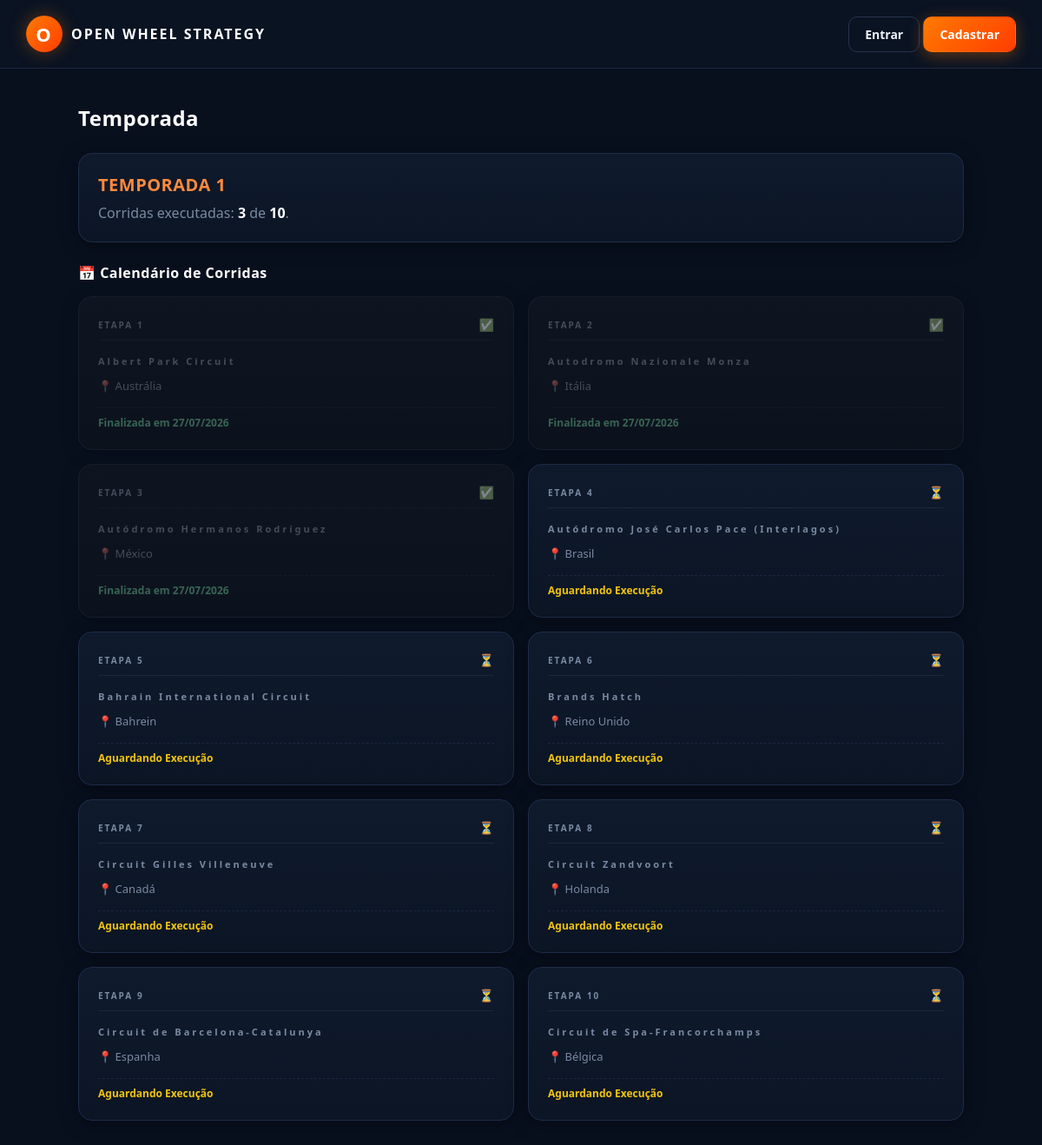
Before: /temporada with the older database file.
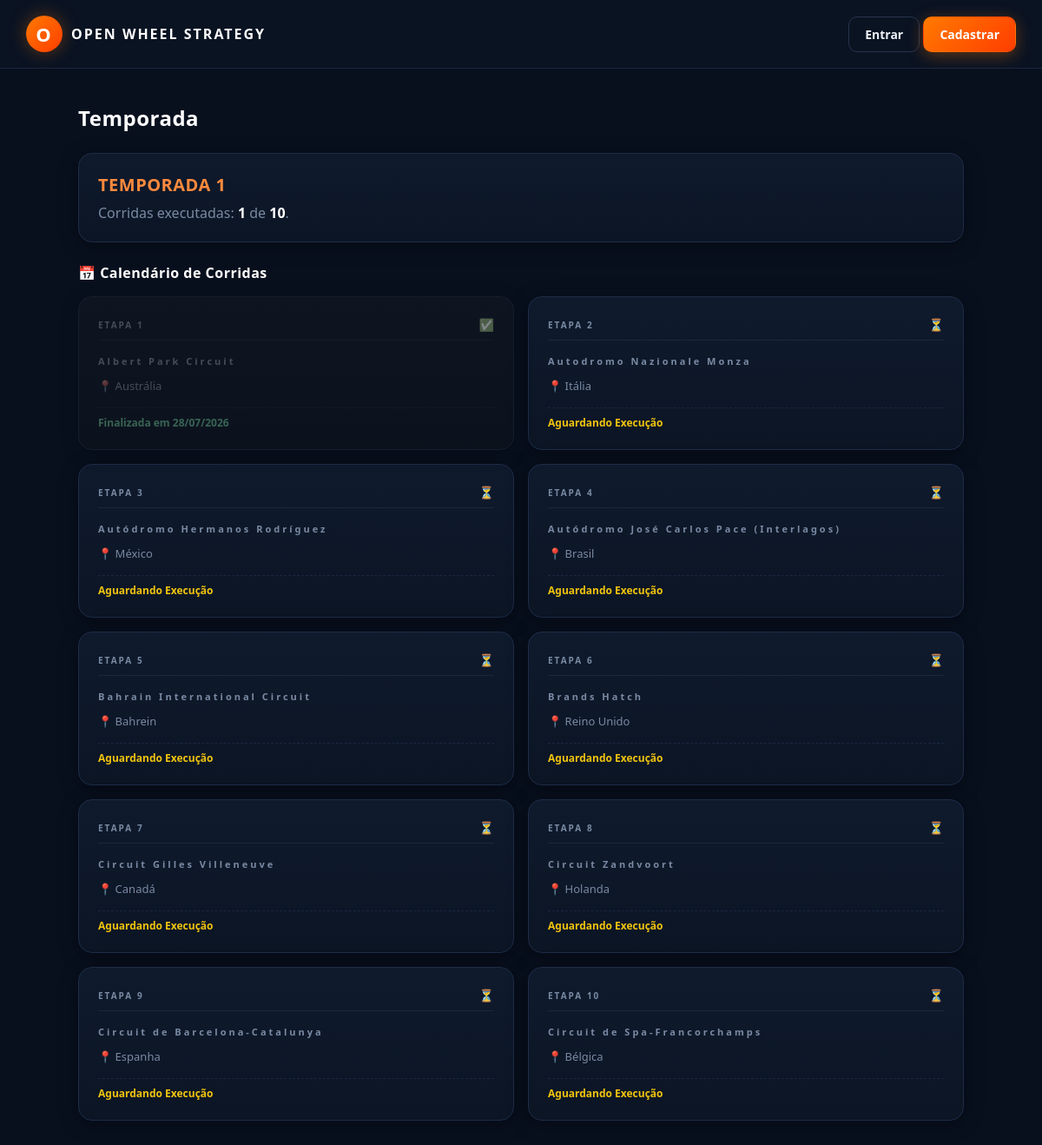
After: the same page with the newer database file.
### models_temporada.py (models this page shows, shortened)
class CorridaAgendada(db.Model):
    __tablename__ = "corridas_agendadas"
    id = db.Column(db.Integer, primary_key=True)
    temporada_id = db.Column(db.Integer, db.ForeignKey("temporadas.id"), nullable=False)
    pista_real_id = db.Column(db.Integer, nullable=False)
    pista_nome = db.Column(db.String(120))
    ordem = db.Column(db.Integer, nullable=False)
    executada = db.Column(db.Boolean, default=False, nullable=False)
    data_execucao = db.Column(db.DateTime)
    resultado_json = db.Column(db.Text, default="[]")
    def resultados(self):
        try:
            return json.loads(self.resultado_json or "[]")
        except (json.JSONDecodeError, TypeError):
            return []

### rotas/temporada.py (the view)
    @app.route("/temporada")
    def temporada_view():
        temporada = Temporada.ativa_atual()
        if not temporada:
            return render_template("temporada.html", temporada=None, ranking=[], pistas_por_id={})
        ranking = ranking_temporada(temporada)
        pistas_por_id = {p["id"]: p for p in listar_pistas_reais()}
        return render_template("temporada.html", temporada=temporada, ranking=ranking, pistas_por_id=pistas_por_id)

### app.py (called while the page is built)
def _registrar_contexto(app):
    @app.context_processor
    def injetar_globais():
        usuario_id = session.get("usuario_id")
        usuario = Usuario.query.get(usuario_id) if usuario_id else None
        return {
            "usuario_logado": usuario,
            "categorias_fornecedor": FORNECEDORES_CONFIG,
            "temporada_ativa": Temporada.ativa_atual(),
        }

### models_temporada.py (called while the page is built)
    @classmethod
    def ativa_atual(cls):
        try:
            return cls.query.filter_by(ativa=True).first()
        except (OperationalError, ProgrammingError, NoSuchTableError):
            return None

    def total_corridas(self):
        return len(self.corridas_agendadas)

    def corridas_executadas(self):
        return sum(1 for c in self.corridas_agendadas if c.executada)

### pistas_reais_db.py (called while the page is built)
def obter_conexao():
    conexao = sqlite3.connect(CAMINHO_BANCO)
    conexao.row_factory = sqlite3.Row
    return conexao

def listar_pistas_reais():
    conexao = obter_conexao()
    linhas = conexao.execute("SELECT * FROM pistas_reais ORDER BY nome").fetchall()
    conexao.close()
    return [dict(linha) for linha in linhas]

### templates/temporada.html
{% extends "base.html" %}
{% block css_extra %}
<link rel="stylesheet" href="{{ url_for('static', filename='css/telas/temporada.css') }}">
{% endblock %}
{% block content %}
<h1 class="temp-title">Temporada</h1>
{% if not temporada %}
    <div class="ows-alert ows-alert-info">
        Nenhuma temporada ativa no momento. Peça pro admin criar uma em
        <code class="temp-code">/admin/temporadas</code>.
    </div>
{% else %}
    <div class="ows-card temp-mb">
        <h2 class="temp-card-title">{{ temporada.nome }}</h2>
        <p class="ows-muted ows-m-0">
            Corridas executadas: <strong class="ows-strong">{{ temporada.corridas_executadas() }}</strong>
            de <strong class="ows-strong">{{ temporada.total_corridas() }}</strong>.
        </p>
    </div>
    <h2 class="temp-subtitle">📅 Calendário de Corridas</h2>
    <div class="ows-grid-3">
        {% for corrida in temporada.corridas_agendadas %}
        {% set pista = pistas_por_id.get(corrida.pista_real_id) %}
        <div class="ows-card temp-calendar-card {% if corrida.executada %}temp-card-done{% endif %}">
            <div class="temp-calendar-header">
                <span class="ows-badge-label">ETAPA {{ corrida.ordem }}</span>
                {% if corrida.executada %}
                    <span class="temp-status-icon">✅</span>
                {% else %}
                    <span class="temp-status-icon">⏳</span>
                {% endif %}
            </div>
            <h3 class="temp-track-name">{{ corrida.pista_nome or (pista.nome if pista else '?') }}</h3>
            <p class="ows-muted temp-track-country">📍 {{ pista.pais if pista else '-' }}</p>
            <div class="temp-calendar-footer">
                {% if corrida.executada %}
                    <span class="temp-date-done">
                        Finalizada
                        {% if corrida.data_execucao %}
                            em {{ corrida.data_execucao.strftime('%d/%m/%Y') }}
                        {% endif %}
                    </span>
                {% else %}
                    <span class="temp-date-wait">Aguardando Execução</span>
                {% endif %}
            </div>
        </div>
        {% else %}
        <div class="ows-alert ows-alert-warning temp-empty-grid">
            Nenhuma corrida no calendário.
        </div>
        {% endfor %}
    </div>
{% endif %}
{% endblock %}

Changed rows visible on the page:
changed CorridaAgendada "Albert Park Circuit": corridas_executadas "3" → "1"; data_execucao "27/07/2026" → "28/07/2026"
changed CorridaAgendada "Autodromo Nazionale Monza": data_execucao "27/07/2026" → (not shown); executada "✅ Finalizada em" → "⏳ Aguardando Execução"
changed CorridaAgendada "Autódromo Hermanos Rodríguez": data_execucao "27/07/2026" → (not shown); executada "✅ Finalizada em" → "⏳ Aguardando Execução"
